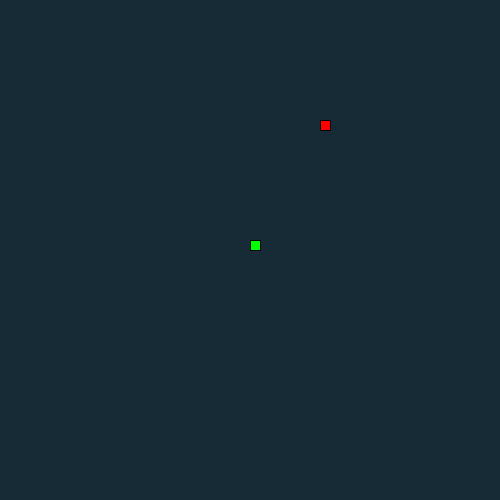
Frame 1 (no input)
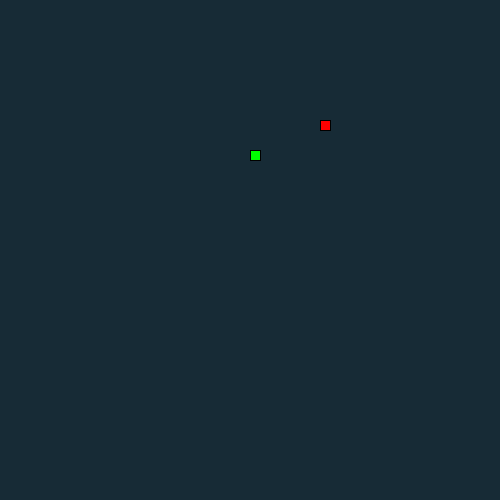
Frame 60 (the mouse pressed at the canvas centre just before this capture)
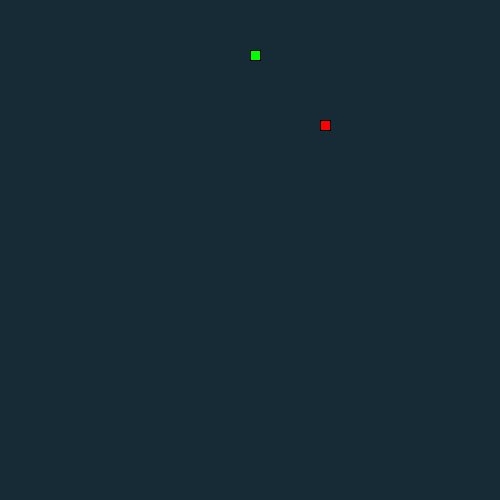
Frame 120 (the mouse held since frame 60 and released just before this capture)

The Processing sketch that drew these frames (run headless with seeded random() and noise(); from frame 60 on, the mouse is pressed at the canvas centre):

// Processing sketch: LeagueSnake
// ── LeagueSnake.pde
//*
// ***** SEGMENT CLASS *****
// This class will be used to represent each part of the moving snake.
//*

class Segment {

  //Add x and y member variables. They will hold the corner location of each segment of the snake.
  int x;
  int y;

  // Add a constructor with parameters to initialize each variable.
  Segment(int x, int y) {
    this.x=x;
    this.y=y;
  }
}


//*
// ***** GAME VARIABLES *****
// All the game variables that will be shared by the game methods are here
//*

Segment segment;
int foodX;
int foodY;
int direction=UP;
int foodEaten=0;
ArrayList<Segment> allSegments =new ArrayList<Segment>();


//*
// ***** SETUP METHODS *****
// These methods are called at the start of the game.
//*

void setup() {
  size(500, 500);
  segment = new Segment(250,250);
  frameRate(20);
  dropFood();
}

void dropFood() {
  //Set the food in a new random location
  foodX = ((int)random(50)*10);
  foodY = ((int)random(50)*10);
}



//*
// ***** DRAW METHODS *****
// These methods are used to draw the snake and its food 
//*

void draw() {
  background(23, 43, 54);
  drawFood();
  move();
  drawSnake();
  eat();
}

void drawFood() {
  //Draw the food
  fill(255, 0, 0);
  rect(foodX,foodY,10,10);
}

void drawSnake() {
  //Draw the head of the snake followed by its tail
  fill(0,255,0);
  rect(segment.x,segment.y,10,10);
  manageTail();
}


//*
// ***** TAIL MANAGEMENT METHODS *****
// These methods make sure the tail is the correct length.
//*

void drawTail() {
  //Draw each segment of the tail
  for (Segment s : allSegments){
    rect(s.x,s.y,10,10);

  }
  
}

void manageTail() {
  //After drawing the tail, add a new segment at the "start" of the tail and remove the one at the "end" 
  //This produces the illusion of the snake tail moving.
  checkTailCollision();
  drawTail();
  allSegments.add(new Segment(segment.x,segment.y));
  allSegments.remove(0);
}

void checkTailCollision() {
  //If the snake crosses its own tail, shrink the tail back to one segment
  for (Segment s:allSegments){
    if (s.x==segment.x && s.y==segment.y){
      foodEaten=0;
      allSegments=new ArrayList<Segment>();
      allSegments.add(new Segment(segment.x,segment.y));
      break;
    }
    }
  }




//*
// ***** CONTROL METHODS *****
// These methods are used to change what is happening to the snake
//*

void keyPressed() {
  //Set the direction of the snake according to the arrow keys pressed
  if (keyCode==UP && direction!=DOWN){
    direction=UP;
  }
  if (keyCode==DOWN && direction!=UP){
  direction=DOWN;
  }
   if (keyCode==LEFT && direction!=RIGHT){
   direction=LEFT;
  }
  if (keyCode==RIGHT && direction!=LEFT){
    direction=RIGHT;
  }
}

void move() {
  //Change the location of the Snake head based on the direction it is moving.

  
  switch(direction) {
   case UP:
   segment.y-=10;
   break;
   case DOWN:
segment.y+=10;   
break;
   case LEFT:
   segment.x-=10;
   break;
   case RIGHT:
   segment.x+=10;
   break;
   }
  checkBoundaries();
}

void checkBoundaries() {
  //If the snake leaves the frame, make it reappear on the other side
  if (segment.x<0){
    segment.x=490;
  }
  if (segment.x>490){
    segment.x=0;
  }
  if (segment.y<10){
    segment.y=500;
  }
  if (segment.y>500){
    segment.y=10;
  }
}



void eat() {
  //When the snake eats the food, its tail should grow and more food appear
  if (foodX==segment.x && foodY==segment.y){
    foodEaten++;
    foodX = ((int)random(50)*10);
    foodY = ((int)random(50)*10);
    allSegments.add(new Segment(segment.x,segment.y));
}
}
